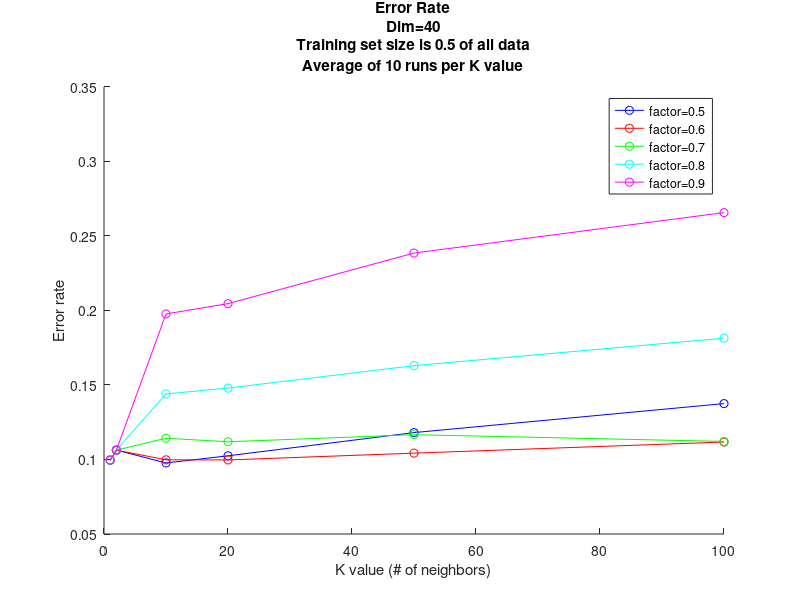
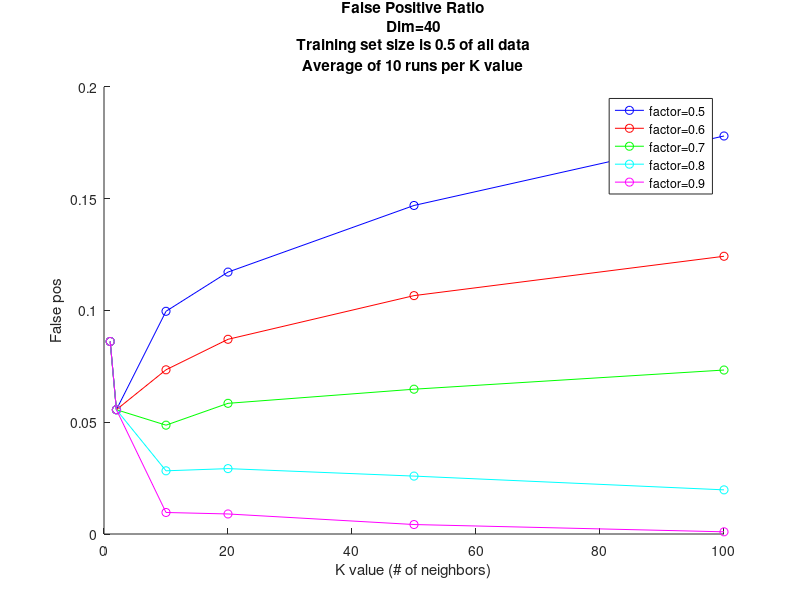

These figures' MATLAB source, in order:
k_values = [1, 2, 10, 20, 50, 100];

supermaj_factor_values = [.5, .6, .7, .8, .9];

dim = 40;

trainFrac = .5;

RUNS_PER_K_VALUE = 10;
NUM_K_VALUES = length(k_values);
NUM_FACTOR_VALUES = length(supermaj_factor_values);

load('knn_test_majority_set1.mat');
X= meanTestErrorMat;
Y= meanTestFalsePosMat;

load('knn_test_majority_set2.mat');
X= X+meanTestErrorMat;
Y= Y+meanTestFalsePosMat;

load('knn_test_majority_set3.mat');
X= X+meanTestErrorMat;
Y= Y+meanTestFalsePosMat;

load('knn_test_majority_set4.mat');
X= X+meanTestErrorMat;
Y= Y+meanTestFalsePosMat;

load('knn_test_majority_set5.mat');
X= X+meanTestErrorMat;
Y= Y+meanTestFalsePosMat;

meanTestErrorMat=X./5;
meanTestFalsePosMat=Y./5;

save merged_knn_majority.mat meanTestErrorMat meanTestFalsePosMat;

colors = 'brgcm';
factor_values_temp = cellstr(num2str(supermaj_factor_values'))';
factor_values_str = arrayfun(@(x)strcat('factor=', x), factor_values_temp);

h = figure;
hold on;

for idk_factor_value = 1:NUM_FACTOR_VALUES
    plot(k_values, meanTestErrorMat(idk_factor_value, :), strcat(colors(idk_factor_value),'-o'));
end

xlabel('K value (# of neighbors)');
ylabel('Error rate');
legend(factor_values_str);
txt = sprintf('Error Rate\nDim=%d\nTraining set size is %g of all data\nAverage of %d runs per K value', dim, trainFrac, RUNS_PER_K_VALUE);
title(txt)
fname = sprintf('merge_knn_majority_FINAL_error_rate_%s.fig', datestr(now, 'dd.mm.yy_HH.MM.SS'));
saveas(h, fname);

h = figure;
hold on;

for idk_factor_value = 1:NUM_FACTOR_VALUES
    plot(k_values, meanTestFalsePosMat(idk_factor_value, :), strcat(colors(idk_factor_value),'-o'));
end

xlabel('K value (# of neighbors)');
ylabel('False pos');
legend(factor_values_str);
txt = sprintf('False Positive Ratio\nDim=%d\nTraining set size is %g of all data\nAverage of %d runs per K value', dim, trainFrac, RUNS_PER_K_VALUE);
title(txt)
fname = sprintf('merge_knn_majority_FINAL_false_pos_%s.fig', datestr(now, 'dd.mm.yy_HH.MM.SS'));
saveas(h, fname);
